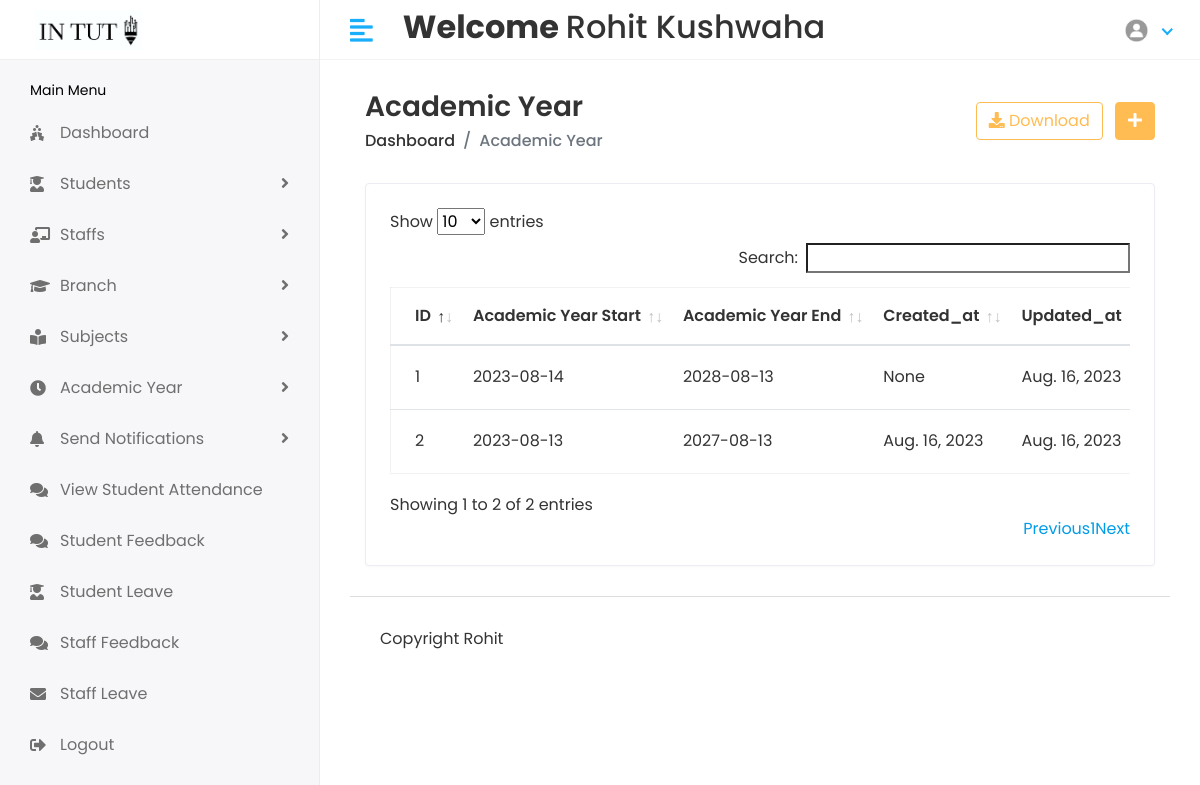
Page /Hod/academic (signed in) on the committed database.
### stuapp/models.py (models this page shows, shortened)
class CustomUser(AbstractUser):
    USER={
        (1,'HOD'),(2,'STAFF'),(3,'STUDENT')
    }
    user_type=models.CharField(choices=USER,max_length=100,default=1)
    profile_pic=models.ImageField(upload_to='media/profile_pic')

class Acad_year(models.Model):
    start=models.CharField(default=datetime.now().date(),blank=True,max_length=100)
    end=models.CharField(default=datetime.now().date(),blank=True,max_length=100)
    created_at=models.DateField(auto_now_add=True,null=True)
    updated_at=models.DateField(auto_now=True,null=True)

### student/hodviews.py (the view)
# urls.py: path('Hod/academic',hodviews.academiclist,name='academiclist'),
@login_required(login_url='/')
def academiclist(request):
    acad=Acad_year.objects.all()
    return render (request,'hod/academiclist.html',{'acad':acad})

### templates/hod/academiclist.html (shortened to what this page needs)
{% extends 'base.html' %}
{% block content %}
{% load static %}
<div class="content container-fluid">
   <div class="page-header">
      <div class="row align-items-center">
         <div class="col">
            <h3 class="page-title">Academic Year</h3>
            <ul class="breadcrumb">
               <li class="breadcrumb-item"><a href="{% url 'hodhome'%}">Dashboard</a></li>
               <li class="breadcrumb-item active">Academic Year</li>
            </ul>
         </div>
         <div class="col-auto text-right float-right ml-auto">
            <a href="#" class="btn btn-outline-primary mr-2"><i class="fas fa-download"></i> Download</a>
            <a href="{% url 'addacademic' %}" class="btn btn-primary"><i class="fas fa-plus"></i></a>
         </div>
      </div>
   </div>
   <div class="row">
      <div class="col-sm-12">
         <div class="card card-table">
            <div class="card-body">
               <div class="table-responsive">
                  <table id="table_id" class="table table-hover table-center mb-0">
                     <thead>
                        <tr>
                            <th>ID</th>
                           <th>Academic Year Start</th>
                          <th>Academic Year End </th>
                           <th>Created_at</th>
                           <th>Updated_at</th>
                        </tr>
                     </thead>
                     <tbody>
                        {% for i in acad %}
                        <tr>
                           <td>{{i.id}}</td>
                           <td>{{i.start}}</td>
                           <td> {{i.end}}</td>
                           <td>{{i.created_at}}</td>
                           <td>{{i.updated_at}}</td>
                        </tr>
                        {% endfor %}
                     </tbody>
                  </table>
               </div>
            </div>
         </div>
      </div>
   </div>
</div>
{% endblock %}

### templates/includes/header.html (shortened to what this page needs)
{% load static %}
<div class="header" >
    <div class="header-left" style="background-color:white">
        {% if user.user_type == '1' %}
        <a href="{% url 'hodhome'%}" class="logo container" >
            <img src="{% static 'assets/img/logo1big.png'%}" width="300px" height="100px" alt="Logo">
        </a>
        {% elif user.user_type == '2' %}
        <a href="{% url 'staffhome'%}" class="logo">
            <img src="{% static 'assets/img/logo1big.png'%}" alt="Logo">
        </a>
        {% else %}
        <a href="{% url 'studenthome'%}" class="logo">
            <img src="{% static 'assets/img/logo1big.png'%}" alt="Logo">
        </a>
        {% endif %}
    </div>
    <a href="javascript:void(0);" id="toggle_btn">
        <i class="fas fa-align-left"></i>
    </a>
    <div class="top-nav-search my-2">
        <h2><strong> Welcome </strong> {{user.first_name}} {{user.last_name}} </h2>
    </div>
    <ul class="nav user-menu">
        <li class="nav-item dropdown has-arrow">
            <a href="#" class="dropdown-toggle nav-link" data-toggle="dropdown">
                {% if user.profile_pic == "" %}
                <span class="user-img"><img class="rounded-circle" src="{% static 'assets/img/noimg.jpg' %}" width="31"
                        ></span>
                {% else %}
                <span class="user-img"><img class="rounded-circle" src="/{{user.profile_pic}}" width="31"
                        alt="Ryan Taylor"></span>
                {% endif %}
            </a>
        </li>
    </ul>
</div>

### static/assets/css/style.css (style rules this page uses)
html { height: 100%; }
body { background-color: #fff; color: #333; font-family: 'Poppins', sans-serif; font-size: 1rem; height: 100%; line-height: 1.5; overflow-x: hidden; }
h1, h2, h3, h4, h5, h6 { font-family: 'Poppins', sans-serif; margin-top: 0; }
a { color: #009ce7; }
input, button, a { transition: all 0.4s ease; -moz-transition: all 0.4s ease; -o-transition: all 0.4s ease; -ms-transition: all 0.4s ease; -webkit-transition: all 0.4s ease; }
ul, ol { padding: 0px; list-style: none; }
.table { color: #333; max-width: 100%; margin-bottom: 0; width: 100%; }
.table.dataTable { border-collapse: collapse !important; border: 1px solid rgba(0, 0, 0, 0.05); }
.table thead tr th { font-weight: 600; }
.table tbody tr { border-bottom: 1px solid rgba(0, 0, 0, 0.05); }
.table.table-center td, .table.table-center th { vertical-align: middle; }
.card-table .card-body .table > thead > tr > th { border-top: 0; }
.card-table .card-body .table tr td:first-child, .card-table .card-body .table tr th:first-child { padding-left: 1.5rem; }
.card-table .table td, .card-table .table th { border-top: 1px solid #e2e5e8; padding: 1rem 0.75rem; white-space: nowrap; }
.btn-primary { background-color: #FFBC53; border: 1px solid #FFBC53; }
.btn-outline-primary { color: #FFBC53; border-color: #FFBC53; }
.card { border: 1px solid #ececf5; box-shadow: 0 1px 3px 0 rgba(0, 0, 0, 0.03); margin-bottom: 1.875rem; }
.card-body { padding: 1.5rem; }
.header { background-color: #fff; border-bottom: 1px solid #f3f3f4; left: 0; position: fixed; right: 0; top: 0; z-index: 1001; height: 60px; }
.header .header-left { float: left; height: 60px; padding: 0 20px; position: relative; width: 320px; z-index: 1; transition: all 0.2s ease-in-out; background-color: #f7f7fa; border-bottom: 1px solid #efefef; border-right: 1px solid #ececf5; display: flex; align-items: center; }
.header .header-left .logo { display: inline-block; line-height: 60px; }
.header .header-left .logo img { max-height: 40px; width: auto; }
.header .dropdown-toggle:after { display: none; }
.header .has-arrow .dropdown-toggle:after { border-top: 0; border-left: 0; border-bottom: 2px solid #18aefa; border-right: 2px solid #18aefa; content: ''; height: 8px; display: inline-block; pointer-events: none; -webkit-transform-origin: 66% 66%; -ms-transform-origin: 66% 66%; transform-origin: 66% 66%; -webkit-transform: rotate(45deg); -ms-transform: rotate(45deg); transform: rotate(45deg); -webkit-transition: all 0.15s ease-in-out; transition: all 0.15s ease-in-out; width: 8px; vertical-align: 0px; }
.user-menu { float: right; margin: 0; position: relative; z-index: 99; padding-right: 15px; }
.user-menu.nav > li > a { color: #a0a0a0; font-size: 14px; line-height: 58px; padding: 0 15px; height: 60px; }
.user-img { margin-right: 3px; position: relative; }
.top-nav-search { float: left; margin-left: 15px; }
.page-header { margin-bottom: 1.875rem; }
.page-header .breadcrumb { background-color: transparent; color: #6c757d; font-size: 1rem; font-weight: 500; margin-bottom: 0; padding: 0; }
.page-header .breadcrumb a { color: #333; }
.page-title { font-size: 28px; font-weight: 600; color: #333; margin-bottom: 5px; }
@media (min-width: 992px) { #toggle_btn { align-items: center; color: #18aefa; display: inline-flex; float: left; font-size: 26px; height: 60px; justify-content: center; margin-left: 15px; padding: 0 15px; } }

### rows in the picture
CustomUser: first_name "Rohit", last_name "Kushwaha", profile_pic (placeholder picture)
Acad_year: id "1", start "2023-08-14", end "2028-08-13", created_at "None", updated_at "Aug. 16, 2023"
Acad_year: id "2", start "2023-08-13", end "2027-08-13", created_at "Aug. 16, 2023", updated_at "Aug. 16, 2023"
